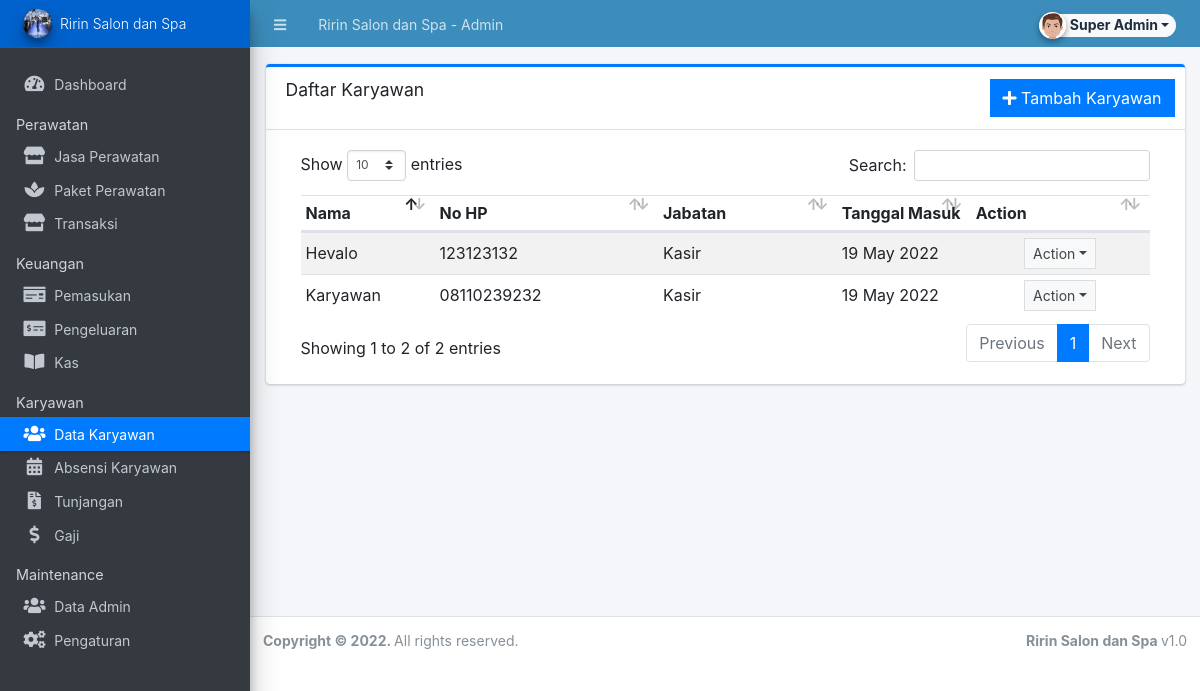
Page /admin/?page=karyawan/karyawan (signed in) on the earlier database version.
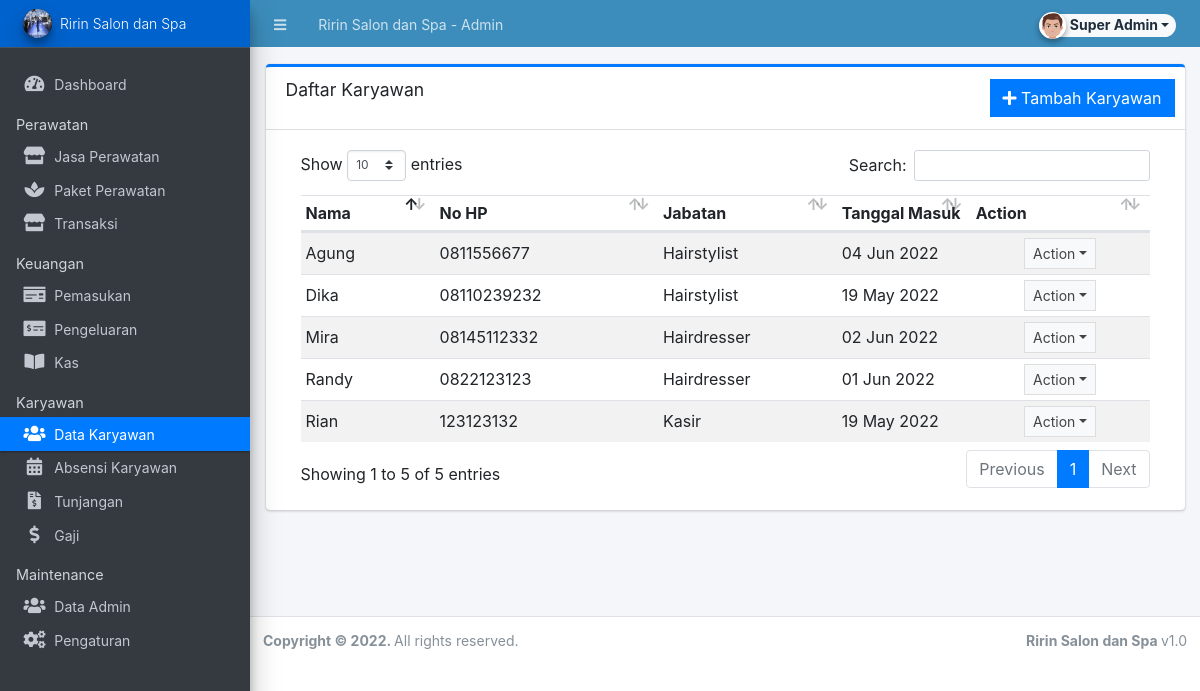
Same page on the later database version.
### tables this page shows
CREATE TABLE `karyawan` (
  `id` int(11) NOT NULL AUTO_INCREMENT,
  `nama` varchar(50) DEFAULT NULL,
  `alamat` varchar(100) DEFAULT NULL,
  `nohp` varchar(15) DEFAULT NULL,
  `jabatan` int(11) DEFAULT NULL,
  `gajipokok` int(11) DEFAULT NULL,
  `tanggalmasuk` date DEFAULT NULL,
  KEY `id` (`id`)
);

### config.php (called while the page is built, shortened)
<?php
require_once('classes/DBConnection.php');
require_once('classes/SystemSettings.php');
function validate_image($file){
	if(!empty($file)){
        $ex = explode('?',$file);
        $file = $ex[0];
        $param =  isset($ex[1]) ? '?'.$ex[1]  : '';
		if(is_file(base_app.$file)){
			return base_url.$file.$param;
		}else{
			return base_url.'dist/img/no-image-available.png';
		}
	}else{
		return base_url.'dist/img/no-image-available.png';
	}
}
function isMobileDevice(){
    $aMobileUA = array(
        '/iphone/i' => 'iPhone',
        '/ipod/i' => 'iPod',
        '/ipad/i' => 'iPad',
        '/android/i' => 'Android',
        '/blackberry/i' => 'BlackBerry',
        '/webos/i' => 'Mobile'
    );
    return false;
}
?>

### classes/DBConnection.php (called while the page is built, shortened)
<?php
class DBConnection{
    private $host = DB_SERVER;
    private $username = DB_USERNAME;
    private $password = DB_PASSWORD;
    private $database = DB_NAME;
    public $conn;
    public function __construct(){
        if (!isset($this->conn)) {
            $this->conn = new mysqli($this->host, $this->username, $this->password, $this->database);
        }
    }
}
?>

### classes/SystemSettings.php (called while the page is built, shortened)
<?php
class SystemSettings extends DBConnection{
	function userdata($field = ''){
		if(!empty($field)){
			if(isset($_SESSION['userdata'][$field]))
				return $_SESSION['userdata'][$field];
			else
				return null;
		}else{
			return false;
		}
	}
	function info($field=''){
		if(!empty($field)){
			if(isset($_SESSION['system_info'][$field]))
				return $_SESSION['system_info'][$field];
			else
				return false;
		}else{
			return false;
		}
	}
}
$_settings = new SystemSettings();
?>

### admin/karyawan/karyawan.php (the view, shortened to what this page needs)
<div class="card card-outline card-primary">
	<div class="card-header">
		<h3 class="card-title">Daftar Karyawan</h3>
		<div class="card-tools">
			<a href="javascript:void(0)" id="create_new" class="btn btn-flat btn-primary"><span class="fas fa-plus"></span>  Tambah Karyawan</a>
		</div>
	</div>
	<div class="card-body">
		<div class="container-fluid">
        <div class="container-fluid">
			<table class="table table-hovered table-striped">
				<colgroup>
					<col width="15%">
					<col width="25%">
					<col width="20%">
					<col width="15%">
					<col width="20%">
				</colgroup>
				<thead>
					<tr>
						<th>Nama</th>
						<th>No HP</th>
                        <th>Jabatan</th>
                        <th>Tanggal Masuk</th>
						<th>Action</th>
					</tr>
				</thead>
				<tbody>
					<?php
						$qry = $conn->query("SELECT * from karyawan order by id asc ");
						while($row = $qry->fetch_assoc()):
					?>
						<tr>
                            <td><?php echo $row['nama'] ?></td>
                            <td><?php echo $row['nohp'] ?></td>
                            <td>
                                <?php if($row['jabatan'] == 1): ?>
                                    <span>Hairstylist</span>
                                <?php elseif($row['jabatan'] == 2): ?>
                                    <span>Kasir</span>
                                <?php else :?>
                                    <span>Hairdresser</span>
                                <?php endif; ?>
                            </td>
							<td><?php echo date("d M Y",strtotime($row['tanggalmasuk'])) ?></td>
							<td align="center">
								 <button type="button" class="btn btn-flat btn-default btn-sm dropdown-toggle dropdown-icon" data-toggle="dropdown">
				                  		Action
				                  </button>
							</td>
						</tr>
					<?php endwhile; ?>
				</tbody>
			</table>
		</div>
		</div>
	</div>
</div>

### admin/index.php (shortened to what this page needs)
<?php require_once('../config.php'); ?>
 <!DOCTYPE html>
<html lang="en" class="" style="height: auto;">
<?php require_once('inc/header.php') ?>
  <body class="sidebar-mini layout-fixed control-sidebar-slide-open layout-navbar-fixed sidebar-mini-md sidebar-mini-xs" data-new-gr-c-s-check-loaded="14.991.0" data-gr-ext-installed="" style="height: auto;">
    <div class="wrapper">
     <?php require_once('inc/topBarNav.php') ?>
     <?php require_once('inc/navigation.php') ?>
     <?php $page = isset($_GET['page']) ? $_GET['page'] : 'home';  ?>
      <div class="content-wrapper pt-3" style="min-height: 567.854px;">
        <section class="content ">
          <div class="container-fluid">
            <?php
              if(!file_exists($page.".php") && !is_dir($page)){
                  include '404.html';
              }else{
                if(is_dir($page))
                  include $page.'/index.php';
                else
                  include $page.'.php';
              }
            ?>
          </div>
        </section>
      </div>
      <?php require_once('inc/footer.php') ?>
  </body>
</html>

### admin/inc/header.php (shortened to what this page needs)
<head>
    <link rel="stylesheet" href="<?php echo base_url ?>plugins/fontawesome-free/css/all.min.css">
    <link rel="stylesheet" href="<?php echo base_url ?>plugins/tempusdominus-bootstrap-4/css/tempusdominus-bootstrap-4.min.css">
  <link rel="stylesheet" href="<?php echo base_url ?>plugins/datatables-bs4/css/dataTables.bootstrap4.min.css">
  <link rel="stylesheet" href="<?php echo base_url ?>plugins/datatables-responsive/css/responsive.bootstrap4.min.css">
  <link rel="stylesheet" href="<?php echo base_url ?>plugins/datatables-buttons/css/buttons.bootstrap4.min.css">
  <link rel="stylesheet" href="<?php echo base_url ?>plugins/select2/css/select2.min.css">
  <link rel="stylesheet" href="<?php echo base_url ?>plugins/select2-bootstrap4-theme/select2-bootstrap4.min.css">
    <link rel="stylesheet" href="<?php echo base_url ?>plugins/icheck-bootstrap/icheck-bootstrap.min.css">
    <link rel="stylesheet" href="<?php echo base_url ?>plugins/jqvmap/jqvmap.min.css">
    <link rel="stylesheet" href="<?php echo base_url ?>dist/css/adminlte.css">
    <link rel="stylesheet" href="<?php echo base_url ?>dist/css/custom.css">
    <link rel="stylesheet" href="<?php echo base_url ?>plugins/overlayScrollbars/css/OverlayScrollbars.min.css">
    <link rel="stylesheet" href="<?php echo base_url ?>plugins/daterangepicker/daterangepicker.css">
    <link rel="stylesheet" href="<?php echo base_url ?>plugins/summernote/summernote-bs4.min.css">
  <link rel="stylesheet" href="<?php echo base_url ?>plugins/sweetalert2-theme-bootstrap-4/bootstrap-4.min.css">
  </head>

### admin/inc/topBarNav.php (shortened to what this page needs)
<nav class="main-header navbar navbar-expand navbar-dark border border-light border-top-0  border-left-0 border-right-0 navbar-light text-sm bg-lightblue">
  <ul class="navbar-nav">
    <li class="nav-item">
    <a class="nav-link" data-widget="pushmenu" href="#" role="button"><i class="fas fa-bars"></i></a>
    </li>
    <li class="nav-item d-none d-sm-inline-block">
      <a href="<?php echo base_url ?>" class="nav-link"><?php echo (!isMobileDevice()) ? $_settings->info('name'):$_settings->info('short_name'); ?> - Admin</a>
    </li>
  </ul>
  <ul class="navbar-nav ml-auto">
    <li class="nav-item">
      <div class="btn-group nav-link">
            <button type="button" class="btn btn-rounded badge badge-light dropdown-toggle dropdown-icon" data-toggle="dropdown">
              <span><img src="<?php echo validate_image($_settings->userdata('avatar')) ?>" class="img-circle elevation-2 user-img" alt="User Image"></span>
              <span class="ml-3"><?php echo ucwords($_settings->userdata('nama')) ?></span>
            </button>
        </div>
    </li>
  </ul>
</nav>

### admin/inc/navigation.php (shortened to what this page needs)
<aside class="main-sidebar sidebar-dark-primary elevation-4 sidebar-no-expand">
  <a href="<?php echo base_url ?>admin" class="brand-link bg-primary text-sm">
  <img src="<?php echo validate_image($_settings->info('logo'))?>" alt="Store Logo" class="brand-image img-circle elevation-3 bg-black" style="width: 1.8rem;height: 1.8rem;max-height: unset">
  <span class="brand-text font-weight-light"><?php echo $_settings->info('short_name') ?></span>
  </a>
  <div class="sidebar os-host os-theme-light os-host-overflow os-host-overflow-y os-host-resize-disabled os-host-transition os-host-scrollbar-horizontal-hidden">
    <div class="os-content-glue" style="margin: 0px -8px; width: 249px; height: 646px;"></div>
    <div class="os-padding">
      <div class="os-viewport os-viewport-native-scrollbars-invisible" style="overflow-y: scroll;">
        <div class="os-content" style="padding: 0px 8px; height: 100%; width: 100%;">
          <nav class="mt-4">
             <ul class="nav nav-pills nav-sidebar flex-column text-sm nav-compact nav-flat nav-child-indent nav-collapse-hide-child" data-widget="treeview" role="menu" data-accordion="false">
              <li class="nav-item dropdown">
                <a href="./" class="nav-link nav-home">
                  <i class="nav-icon fas fa-tachometer-alt"></i>
                  <p>
                    Dashboard
                  </p>
                </a>
              </li>
              <li class="nav-header">Perawatan</li>
              <li class="nav-item">
                <a href="<?php echo base_url ?>admin/?page=jasa/jasa" class="nav-link nav-purchase_order">
                  <i class="nav-icon fas fa-store"></i>
                  <p>
                    Jasa Perawatan
                  </p>
                </a>
              </li>
              <li class="nav-item">
                <a href="<?php echo base_url ?>admin/?page=paket/paket" class="nav-link nav-purchase_order">
                  <i class="nav-icon fas fa-spa"></i>
                  <p>
                    Paket Perawatan
                  </p>
                </a>
              </li>
              <li class="nav-item">
                <a href="<?php echo base_url ?>admin/?page=transaksi/transaksi" class="nav-link nav-purchase_order">
                  <i class="nav-icon fas fa-store"></i>
                  <p>
                    Transaksi
                  </p>
                </a>
              </li>
              <li class="nav-header">Keuangan</li>
              <li class="nav-item">
                <a href="<?php echo base_url ?>admin/?page=pemasukan/pemasukan" class="nav-link nav-purchase_order">
                  <i class="nav-icon fas fa-money-check"></i>
                  <p>
                    Pemasukan
                  </p>
                </a>
              </li>
              <li class="nav-item">
                <a href="<?php echo base_url ?>admin/?page=pengeluaran/pengeluaran" class="nav-link nav-purchase_order">
                  <i class="nav-icon fas fa-money-check-alt"></i>
                  <p>
                    Pengeluaran
                  </p>
                </a>
              </li>
              <li class="nav-item">
                <a href="<?php echo base_url ?>admin/?page=kas/kas" class="nav-link nav-purchase_order">
                  <i class="nav-icon fas fa-book-open"></i>
                  <p>
                    Kas
                  </p>
                </a>
              </li>
              <li class="nav-header">Karyawan</li>
              <li class="nav-item">
                <a href="<?php echo base_url ?>admin/?page=karyawan/karyawan" class="nav-link nav-karyawan_karyawan">
                  <i class="nav-icon fas fa-users"></i>
                  <p>
                    Data Karyawan
                  </p>
                </a>
              </li>
              <li class="nav-item">
                <a href="<?php echo base_url ?>admin/?page=absensi/absensi" class="nav-link nav-stocks">
                  <i class="nav-icon fas fa-calendar-alt"></i>
                  <p>
                    Absensi Karyawan
                  </p>
                </a>
              </li>
              <li class="nav-item">
                <a href="<?php echo base_url ?>admin/?page=tunjangan/tunjangan" class="nav-link nav-stocks">
                  <i class="nav-icon fas fa-file-invoice-dollar"></i>
                  <p>
                    Tunjangan
                  </p>
                </a>
              </li>
              <li class="nav-item">
                <a href="<?php echo base_url ?>admin/?page=penggajian/penggajian" class="nav-link nav-sales">
                  <i class="nav-icon fas fa-dollar-sign"></i>
                  <p>
                    Gaji
                  </p>
                </a>
              </li>
              <?php if($_settings->userdata('type') == 1): ?>
              <li class="nav-header">Maintenance</li>
              <li class="nav-item dropdown">
                <a href="<?php echo base_url ?>admin/?page=user/list" class="nav-link nav-user_list">
                  <i class="nav-icon fas fa-users"></i>
                  <p>
                    Data Admin
                  </p>
                </a>
              </li>
              <li class="nav-item dropdown">
                <a href="<?php echo base_url ?>admin/?page=system_info" class="nav-link nav-system_info">
                  <i class="nav-icon fas fa-cogs"></i>
                  <p>
                    Pengaturan
                  </p>
                </a>
              </li>
              <?php endif; ?>
            </ul>
          </nav>
        </div>
      </div>
    </div>
  </div>
</aside>

### admin/inc/footer.php (shortened to what this page needs)
<footer class="main-footer text-sm">
        <strong>Copyright © <?php echo date('Y') ?>.
        </strong>
        All rights reserved.
        <div class="float-right d-none d-sm-inline-block">
          <b><?php echo $_settings->info('short_name') ?> </b> v1.0
        </div>
      </footer>
    </div>

### admin/inc/topBarNav.php (style rules this page uses)
.user-img { position: absolute; height: 27px; width: 27px; object-fit: cover; left: -7%; top: -12%; }
.btn-rounded { border-radius: 50px; }

Differences in the rows shown:
changed karyawan: nama "Karyawan" → "Dika"; jabatan "Kasir" → "Hairstylist"
changed karyawan: nama "Hevalo" → "Rian"
added karyawan: nama "Randy", nohp "0822123123", jabatan "Hairdresser", tanggalmasuk "01 Jun 2022"
added karyawan: nama "Agung", nohp "0811556677", jabatan "Hairstylist", tanggalmasuk "04 Jun 2022"
added karyawan: nama "Mira", nohp "08145112332", jabatan "Hairdresser", tanggalmasuk "02 Jun 2022"
Other differences:
text written by a page script: "Show entries Search: Showing 1 to 2 of 2 entries Previous 1 Next" → "Show entries Search: Showing 1 to 5 of 5 entries Previous 1 Next"
